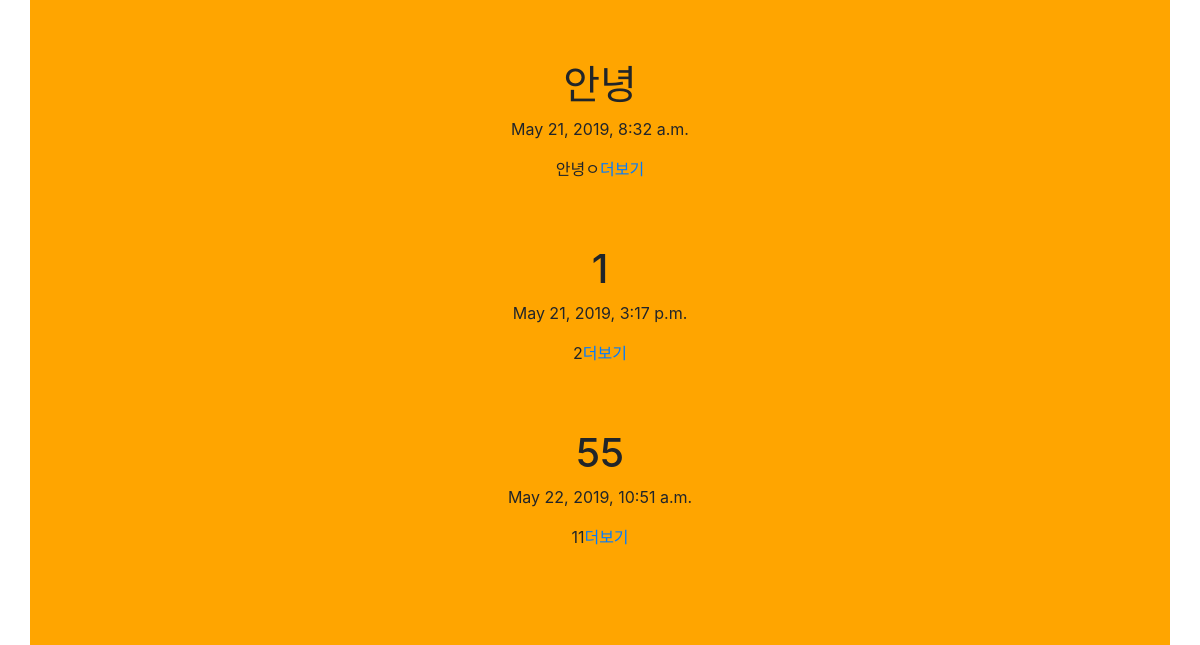
The app's page / (lower part), older data.
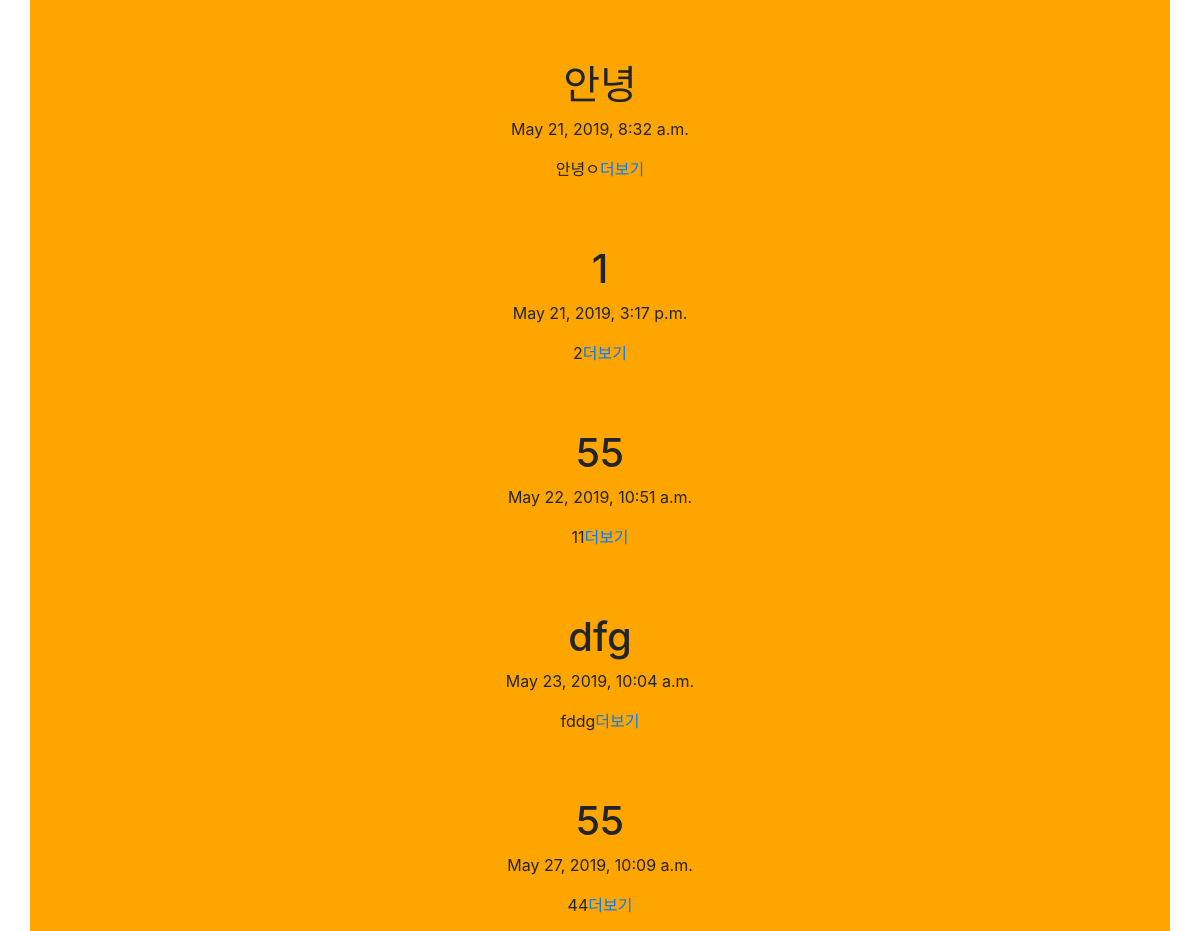
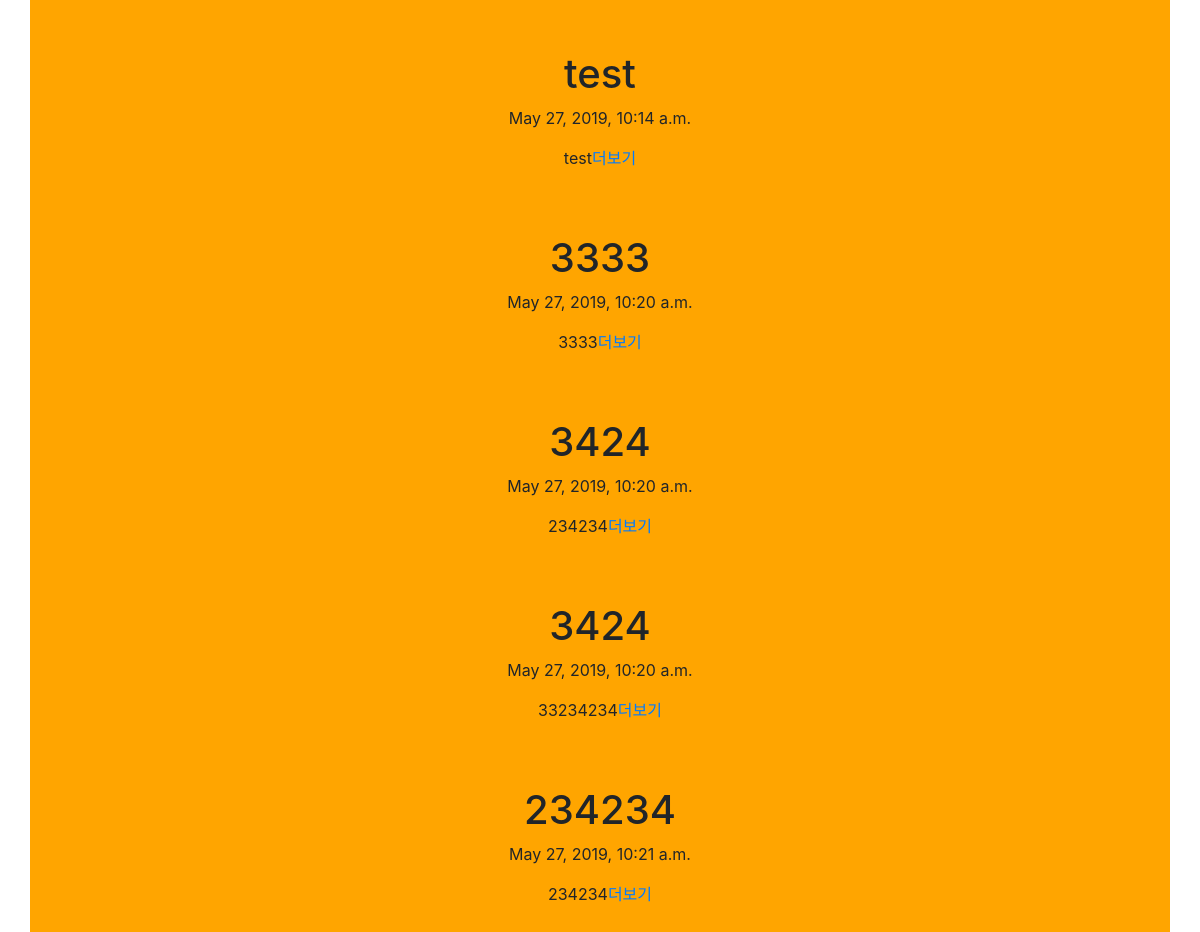
The same page, newer data (2 pictures, top to bottom).
### BlogApp/models.py (models this page shows)
class Blog(models.Model):
    title = models.CharField(max_length = 200)
    pub_date = models.DateTimeField('date published')
    body = models.TextField()
    def summary(self):
        return self.body[:100]

### BlogApp/views.py (the view)
# urls.py: 2. Add a URL to urlpatterns:  path('', views.home, name='home')
def home(request):
    Blog_element = Blog.objects
    return render(request, 'home.html', {'Blog_element':Blog_element})

### BlogApp/templates/home.html (shortened to what this page needs)
<!DOCTYPE html>
<html lang="ko">
<head>
    <link rel="stylesheet" href="./stylesheets/home.css">
    <link rel="stylesheet" href="https://stackpath.bootstrapcdn.com/bootstrap/4.3.1/css/bootstrap.min.css">
</head>
{% extends 'base.html' %}
    {% block contents %}
    <br>
    <div class = "container">
    {% for blog in Blog_element.all %}
        <h1>{{blog.title}}</h1>
        <p>{{blog.pub_date}}</p>
        <p>{{blog.summary}}<a href = "{% url 'detail' blog.id %}">더보기</a></p>
        <br><br>
    {% endfor %}
    </div>
    {% endblock %}

Row changes from the older to the newer data that the page shows:
added Blog: title "dfg", pub_date "May 23, 2019, 10:04 a.m.", summary "fddg"
added Blog: title "55", pub_date "May 27, 2019, 10:09 a.m.", summary "44"
added Blog: title "test", pub_date "May 27, 2019, 10:14 a.m.", summary "test"
added Blog: title "3333", pub_date "May 27, 2019, 10:20 a.m.", summary "3333"
added Blog: title "3424", pub_date "May 27, 2019, 10:20 a.m.", summary "234234"
added Blog: title "3424", pub_date "May 27, 2019, 10:20 a.m.", summary "33234234"
added Blog: title "234234", pub_date "May 27, 2019, 10:21 a.m.", summary "234234"
